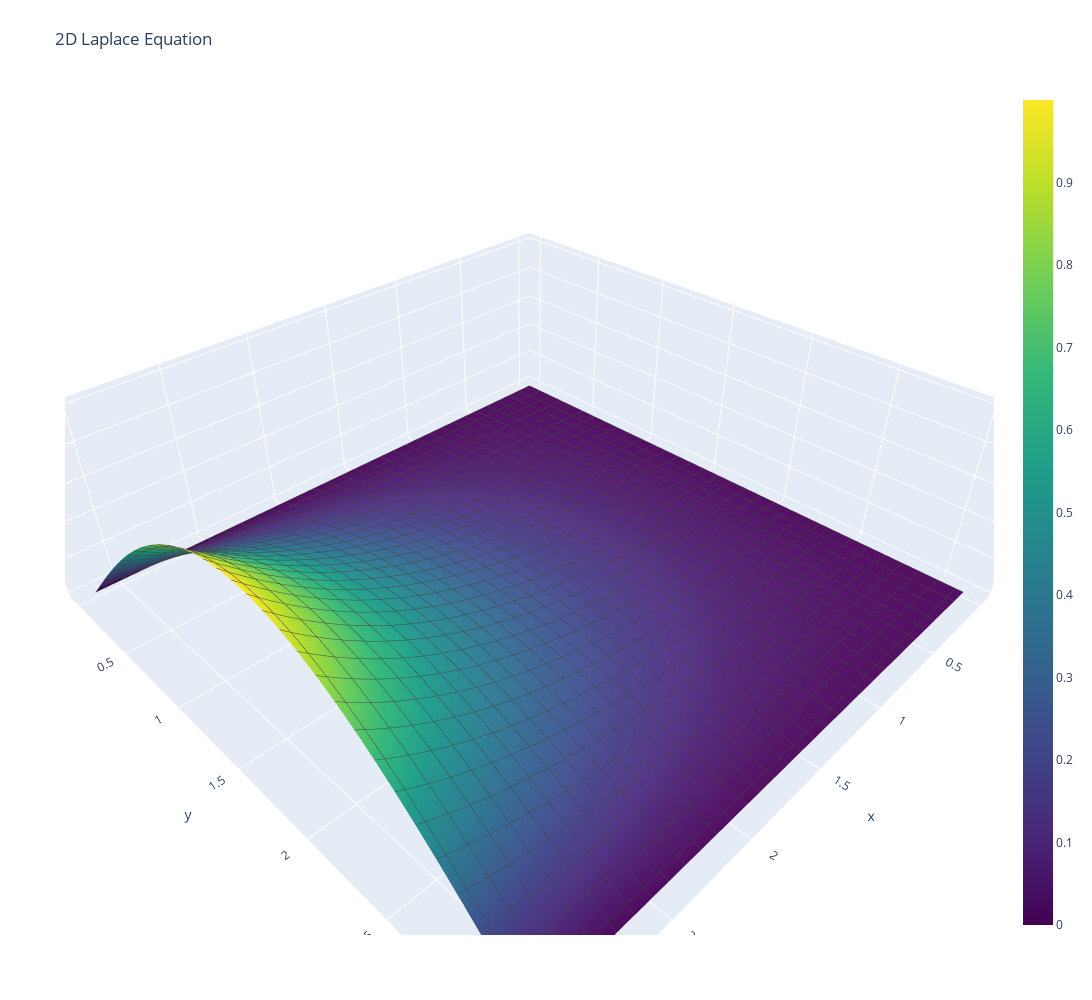

The notebook cell saved with this chart:
### Code cell
# plot expr 

x = np.linspace(0, np.pi, 100)
y = np.linspace(0, np.pi, 100)
X, Y = np.meshgrid(x, y)
Z = np.sinh(X) * np.sin(Y) / np.sinh(np.pi)

trace1 = go.Surface(x=x, y=y, z=Z, colorscale='Viridis', contours = {
        "x": {"show": True, "start": 0, "end": np.pi, "size": 0.1},
        "y": {"show": True, "start": 0, "end": np.pi, "size": 0.1},
    })
data = [trace1]
layout = go.Layout(
    title='2D Laplace Equation',
    autosize=False,
    width=1500,
    height=1000,
    margin=dict(
        l=65,
        r=50,
        b=65,
        t=90
    )
)
fig = go.Figure(data=data, layout=layout)
plotly.offline.iplot(fig)
